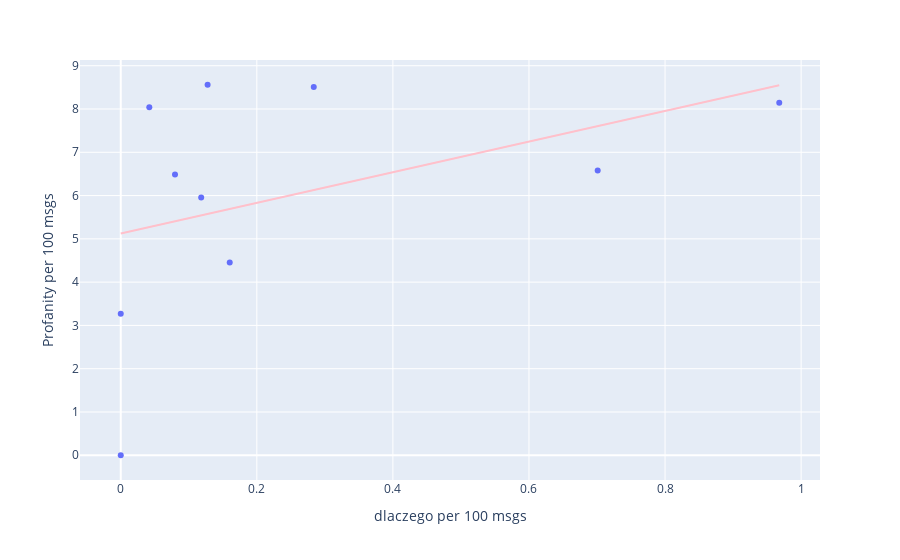

This figure's notebook cell:
### Markdown cell above
## Correlation of _word1_ usage with (polish) swear word usage

### Code cell
df = pd.DataFrame(pcoeffs.items(), columns = ['Sender', 'Profanity per 100 msgs'])
df = df.merge(w1_df, how = 'inner')
cor = df.corr().iloc[0,1]
fig = px.scatter(df,y = 'Profanity per 100 msgs', x = f'{word1} per 100 msgs', trendline="ols", trendline_color_override = 'pink')
fig.show()
print('The correlation is', cor)

### Figure 1 — Plotly figure (JSON) as saved in the notebook; plotly's stock layout.template omitted (floating-point values rounded to 4 significant figures)
{"data": [{"hoverlabel": {"namelength": 0}, "hovertemplate": "dlaczego per 100 msgs=%{x}<br>Profanity per 100 msgs=%{y}", "legendgroup": "", "marker": {"color": "#636efa", "symbol": "circle"}, "mode": "markers", "name": "", "showlegend": false, "type": "scatter", "x": [0.1276, 0.2837, 0.9678, 0.04196, 0.701, 0.07974, 0.1182, 0.1602, 0, 0], "xaxis": "x", "y": [8.561, 8.511, 8.145, 8.043, 6.577, 6.489, 5.953, 4.456, 3.27, 0], "yaxis": "y"}, {"hoverlabel": {"namelength": 0}, "hovertemplate": "<b>OLS trendline</b><br>Profanity per 100 msgs = 3.54088 * dlaczego per 100 msgs + 5.12225<br>R<sup>2</sup>=0.176426<br><br>dlaczego per 100 msgs=%{x}<br>Profanity per 100 msgs=%{y} <b>(trend)</b>", "legendgroup": "", "line": {"color": "pink"}, "marker": {"color": "#636efa", "symbol": "circle"}, "mode": "lines", "name": "", "showlegend": false, "type": "scatter", "x": [0, 0, 0.04196, 0.07974, 0.1182, 0.1276, 0.1602, 0.2837, 0.701, 0.9678], "xaxis": "x", "y": [5.122, 5.122, 5.271, 5.405, 5.541, 5.574, 5.689, 6.127, 7.604, 8.549], "yaxis": "y"}], "layout": {"legend": {"tracegroupgap": 0}, "margin": {"t": 60}, "xaxis": {"anchor": "y", "domain": [0, 1], "title": {"text": "dlaczego per 100 msgs"}}, "yaxis": {"anchor": "x", "domain": [0, 1], "title": {"text": "Profanity per 100 msgs"}}}}
